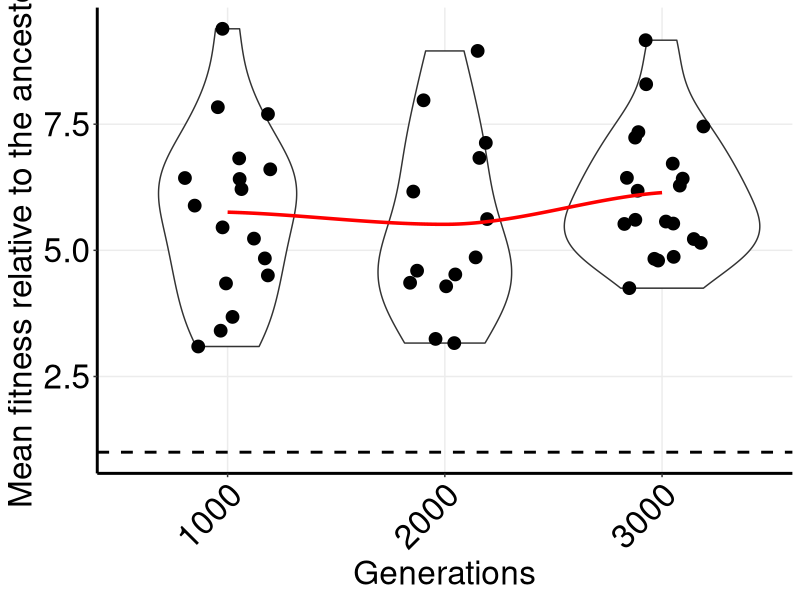
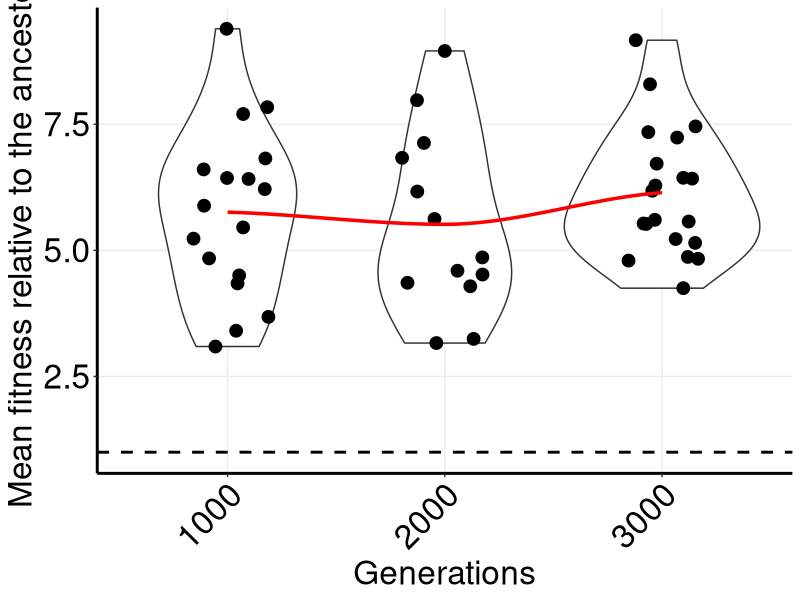

Write the R code that produced these figures, in order.
library(tidyr)
library(dplyr)
library(ggplot2)
# Load required libraries
library(tidyr)
library(dplyr)
library(ggplot2)

library(readxl)
library(tidyverse)

# Read Excel data
df <- read_excel("Growth_rates_isolates_relative.xlsx")

df$Generation <- factor(df$Generation, levels = c("1000", "2000", "3000"))

# Define y-axis label with mu symbol
y_label <- expression("Mean fitness relative to the ancestor")

# Plot
p_violin <- ggplot(df, aes(x = Generation, y = relative_final)) +
  geom_violin(fill = "white", outlier.shape = NA) +
  geom_jitter(aes(color = Type), width = 0.2, size = 4) +  # Color points by Generation
  geom_smooth(aes(group = 1), method = "loess", se = FALSE, color = "red", size = 1.2) +
  geom_hline(yintercept = 1, color = "black", linetype = "dashed", size = 1) +
  scale_color_manual(values = c(
    "i" = "black",  # Black for progenitor
    "Y1" = "#1f77b4",  # Blue
    "p" = "#ff7f0e",  # Orange
    "Y3" = "#2ca02c"  # Green
  )) +
  labs(
    x = "Generations",
    y = y_label,
    color = "Generations"
  ) +
  scale_x_discrete(labels = c("1000", "2000", "3000")) +
  theme(
    text = element_text(size = 24),
    axis.line.x.bottom = element_line(size = 1),
    axis.line.y.left = element_line(size = 1),
    plot.background = element_rect(fill = "white"),
    panel.background = element_rect(fill = "white"),
    panel.grid.major = element_line(color = "#ECECEC"),
    panel.grid.minor = element_blank(),
    axis.line = element_line(color = "black"),
    axis.text = element_text(color = "black", size = 24, hjust = 0.5),
    axis.title = element_text(color = "black"),
    axis.title.x = element_text(size = 24),
    axis.title.y = element_text(size = 24),
    axis.text.x = element_text(size = 24, angle = 45, hjust = 1),
    axis.text.y = element_text(size = 24),
    panel.border = element_blank(),
    legend.position = "none"
  )


# Print the plot
print(p_violin)

# Save the plot as PNG
ggsave("Isolates_relative_growth_rate.png", plot = p_violin, width = 10, height = 7, dpi = 300, bg = "white")
